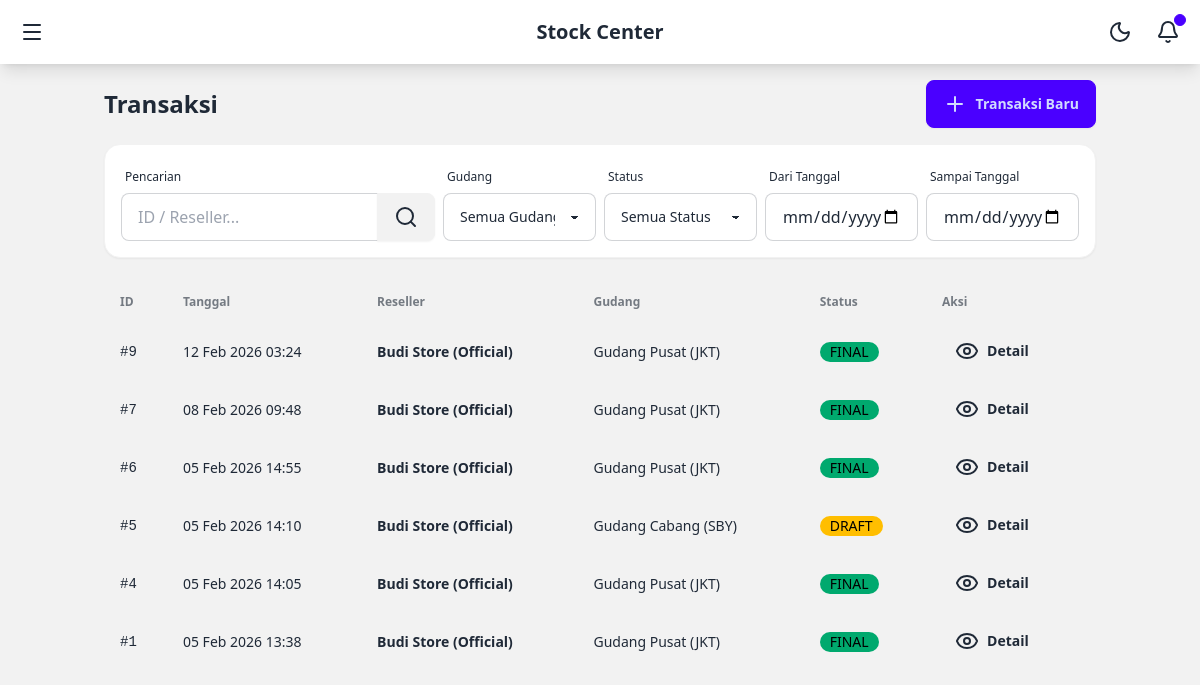
The app's page /transactions/ (signed in), older data.
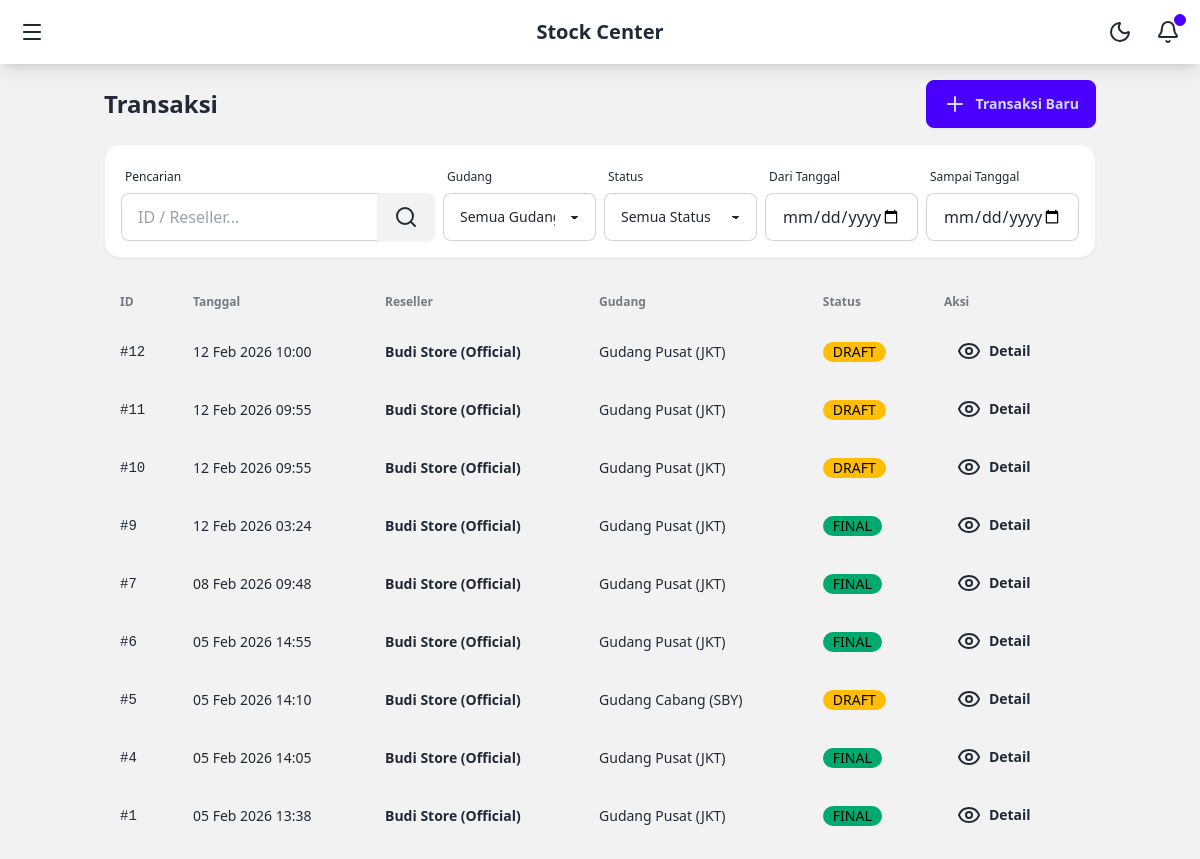
The same page, newer data.
### core/models.py (models this page shows, shortened)
class Transaction(models.Model):
    STATUS_CHOICES = [
        ('DRAFT', 'Draft'),
        ('FINAL', 'Final'),
    ]
    reseller = models.ForeignKey(Reseller, on_delete=models.CASCADE)
    warehouse = models.ForeignKey(Warehouse, on_delete=models.CASCADE)
    user = models.ForeignKey(User, on_delete=models.SET_NULL, null=True)
    status = models.CharField(max_length=10, choices=STATUS_CHOICES, default='DRAFT')
    created_at = models.DateTimeField(auto_now_add=True)

class Reseller(models.Model):
    user = models.OneToOneField(User, on_delete=models.SET_NULL, null=True, blank=True, related_name='reseller_profile')
    name = models.CharField(max_length=255)
    phone = models.CharField(max_length=20)
    address = models.TextField()
    credit_limit = models.DecimalField(max_digits=12, decimal_places=2, default=0)
    current_balance = models.DecimalField(max_digits=12, decimal_places=2, default=0)

class Warehouse(models.Model):
    name = models.CharField(max_length=255)
    location = models.CharField(max_length=255)
    is_active = models.BooleanField(default=True)

### core/views.py (the view)
# urls.py: path('transactions/', views.TransactionListView.as_view(), name='transaction_list'),
@method_decorator(login_required, name='dispatch')
class TransactionListView(ListView):
    model = Transaction
    template_name = 'transaction/list.html'
    context_object_name = 'transactions'
    ordering = ['-created_at']
    paginate_by = 10
    def get_queryset(self):
        queryset = Transaction.objects.all().order_by('-created_at')
        if hasattr(self.request.user, 'reseller_profile'):
            queryset = queryset.filter(reseller=self.request.user.reseller_profile)
        query = self.request.GET.get('q')
        if query:
             queryset = queryset.filter(
                Q(id__icontains=query) |
                Q(reseller__name__icontains=query) |
                Q(warehouse__name__icontains=query)
            )
        warehouse_id = self.request.GET.get('warehouse')
        if warehouse_id:
            queryset = queryset.filter(warehouse_id=warehouse_id)
        status = self.request.GET.get('status')
        if status:
            queryset = queryset.filter(status=status)
        start_date = self.request.GET.get('start_date')
        end_date = self.request.GET.get('end_date')
        if start_date:
            queryset = queryset.filter(created_at__date__gte=start_date)
        if end_date:
            queryset = queryset.filter(created_at__date__lte=end_date)
        return queryset
    def get_context_data(self, **kwargs):
        context = super().get_context_data(**kwargs)
        context['warehouses'] = Warehouse.objects.all()
        context['status_choices'] = Transaction.STATUS_CHOICES
        return context

### templates/transaction/list.html (shortened to what this page needs)
{% extends 'base.html' %}
{% block content %}
<div class="flex flex-col gap-4 mb-6">
    <div class="flex flex-col lg:flex-row justify-between items-start lg:items-center gap-4">
        <h1 class="text-2xl font-bold">Transaksi</h1>
        <a href="{% url 'transaction_create' %}" class="btn btn-primary w-full lg:w-auto">
            <i data-lucide="plus"></i> Transaksi Baru
        </a>
    </div>
    <form method="get" class="bg-base-100 p-4 rounded-box shadow-sm border border-base-200">
        <div class="grid grid-cols-1 sm:grid-cols-2 lg:grid-cols-6 gap-2 items-end">
            <div class="form-control lg:col-span-2">
                <label class="label"><span class="label-text-alt">Pencarian</span></label>
                <div class="join w-full">
                    <input type="text" name="q" placeholder="ID / Reseller..." class="input input-bordered join-item w-full" value="{{ request.GET.q|default:'' }}">
                    <button class="btn join-item"><i data-lucide="search"></i></button>
                </div>
            </div>
            <div class="form-control">
                <label class="label"><span class="label-text-alt">Gudang</span></label>
                <select name="warehouse" class="select select-bordered w-full" onchange="this.form.submit()">
                    <option value="">Semua Gudang</option>
                </select>
            </div>
            <div class="form-control">
                <label class="label"><span class="label-text-alt">Status</span></label>
                <select name="status" class="select select-bordered w-full" onchange="this.form.submit()">
                    <option value="">Semua Status</option>
                </select>
            </div>
            <div class="form-control">
                <label class="label"><span class="label-text-alt">Dari Tanggal</span></label>
                <input type="date" name="start_date" class="input input-bordered w-full" value="{{ request.GET.start_date|default:'' }}" onchange="this.form.submit()">
            </div>
            <div class="form-control">
                <label class="label"><span class="label-text-alt">Sampai Tanggal</span></label>
                <input type="date" name="end_date" class="input input-bordered w-full" value="{{ request.GET.end_date|default:'' }}" onchange="this.form.submit()">
            </div>
        </div>
    </form>
</div>
<div class="overflow-x-auto">
    <table class="table w-full">
        <thead>
            <tr>
                <th>ID</th>
                <th>Tanggal</th>
                <th>Reseller</th>
                <th>Gudang</th>
                <th>Status</th>
                <th>Aksi</th>
            </tr>
        </thead>
        <tbody>
            {% for trx in transactions %}
            <tr class="hover">
                <td class="font-mono">#{{ trx.id }}</td>
                <td>{{ trx.created_at|date:"d M Y H:i" }}</td>
                <td class="font-bold">{{ trx.reseller.name }}</td>
                <td>{{ trx.warehouse.name }}</td>
                <td>
                    {% if trx.status == 'FINAL' %}
                    <span class="badge badge-success">FINAL</span>
                    {% else %}
                    <span class="badge badge-warning">DRAFT</span>
                    {% endif %}
                </td>
                <td>
                    <a href="{% url 'transaction_detail' trx.pk %}" class="btn btn-sm btn-ghost">
                        <i data-lucide="eye"></i> Detail
                    </a>
                </td>
            </tr>
            {% endfor %}
        </tbody>
    </table>
</div>
{% endblock %}

### templates/base.html (shortened to what this page needs)
<!DOCTYPE html>
<html lang="id" data-theme="light">
<head>
    {% load static %}
    <link href="https://cdn.jsdelivr.net/npm/daisyui@4.7.2/dist/full.min.css" rel="stylesheet" type="text/css" />
    <script src="https://cdn.tailwindcss.com"></script>
    <link href="https://cdn.jsdelivr.net/npm/tom-select@2.2.2/dist/css/tom-select.bootstrap5.min.css" rel="stylesheet">
</head>
<body class="min-h-screen bg-base-200 pb-20 lg:pb-0">
    <div class="navbar bg-base-100 shadow-lg sticky top-0 z-50">
        <div class="navbar-start">
            <div class="dropdown">
                <div tabindex="0" role="button" class="btn btn-ghost btn-circle">
                    <i data-lucide="menu"></i>
                </div>
            </div>
        </div>
        <div class="navbar-center">
            <a class="btn btn-ghost text-xl">Stock Center</a>
        </div>
        <div class="navbar-end">
            <button class="btn btn-ghost btn-circle" onclick="toggleTheme()">
                <i data-lucide="moon" id="theme-icon-dark"></i>
            </button>
            <button class="btn btn-ghost btn-circle">
                <div class="indicator">
                    <i data-lucide="bell"></i>
                    <span class="badge badge-xs badge-primary indicator-item"></span>
                </div>
            </button>
        </div>
    </div>
    <main class="container mx-auto p-4">
        {% block content %}
        {% endblock %}
    </main>
</body>
</html>

### templates/base.html (style rules this page uses)
body { font-family: ui-sans-serif, system-ui, -apple-system, BlinkMacSystemFont, "Segoe UI", Roboto, "Helvetica Neue", Arial, "Noto Sans", sans-serif; }

Row changes from the older to the newer data that the page shows:
added Transaction: id "12", created_at "12 Feb 2026 10:00", reseller.name "Budi Store (Official)", warehouse.name "Gudang Pusat (JKT)", status "DRAFT"
added Transaction: id "11", created_at "12 Feb 2026 09:55", reseller.name "Budi Store (Official)", warehouse.name "Gudang Pusat (JKT)", status "DRAFT"
added Transaction: id "10", created_at "12 Feb 2026 09:55", reseller.name "Budi Store (Official)", warehouse.name "Gudang Pusat (JKT)", status "DRAFT"
